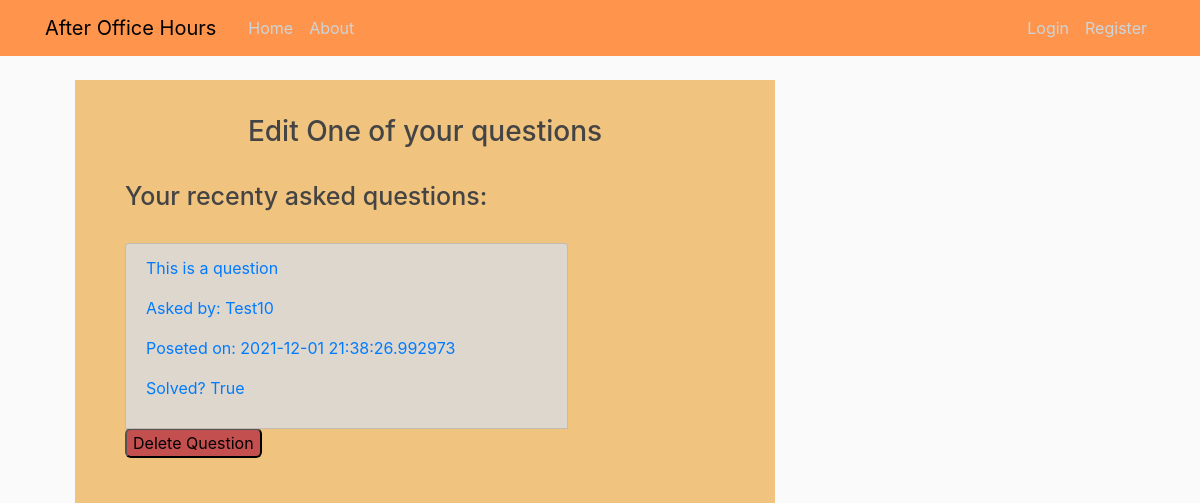
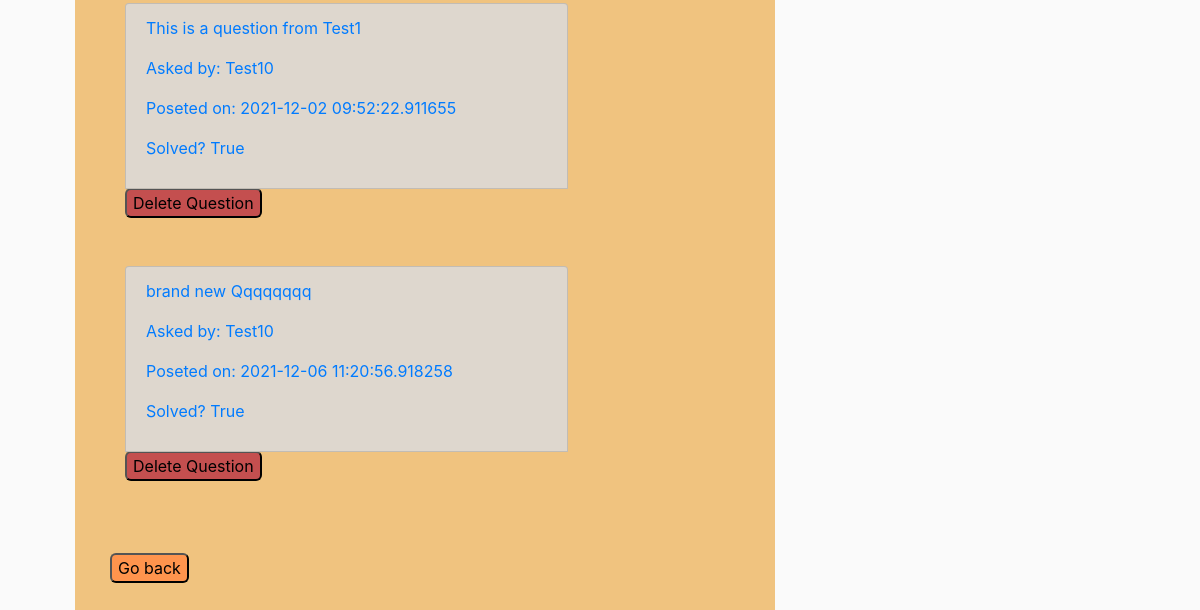
Page /go_to_edit_questions/ (signed in) on the earlier database version (2 pictures, top to bottom).
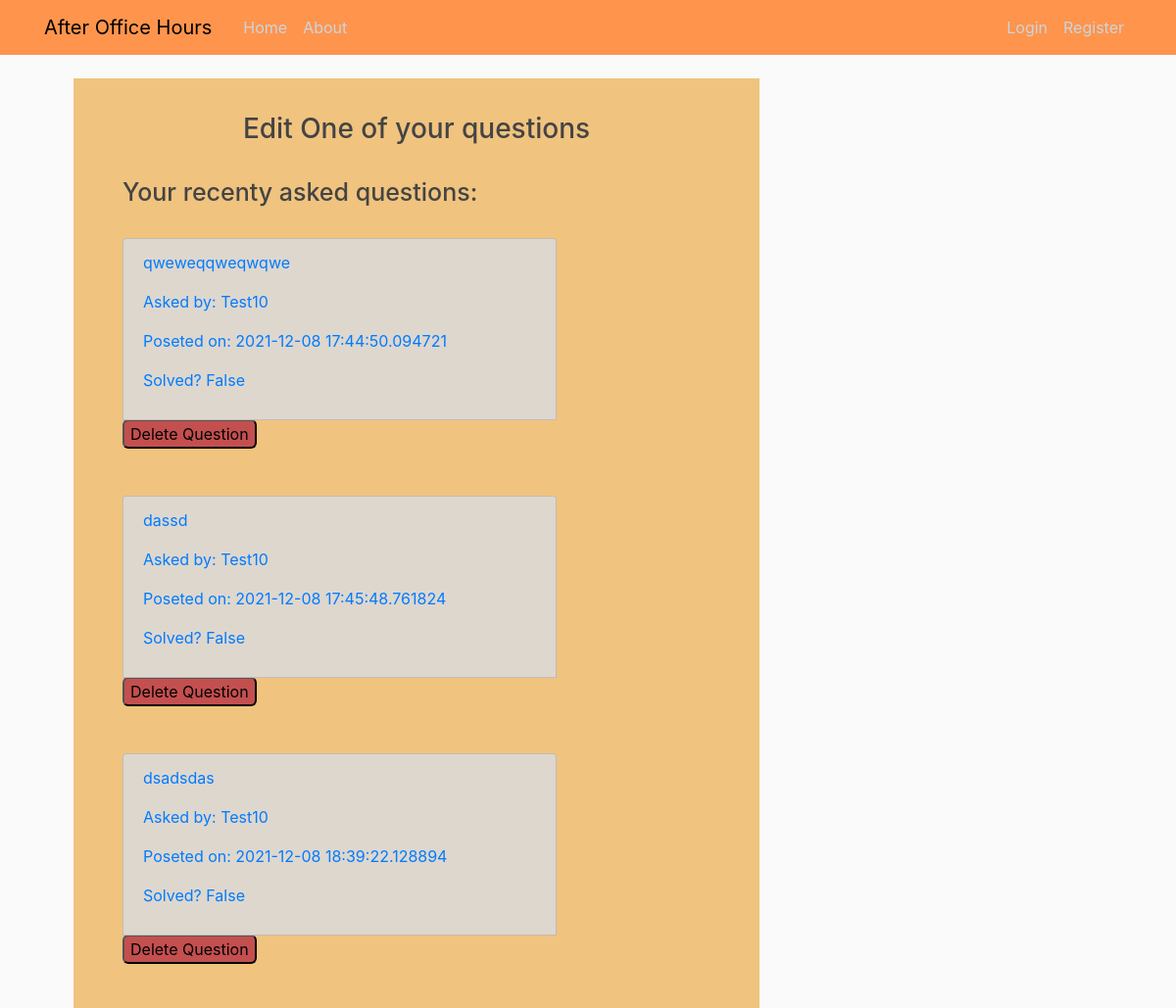
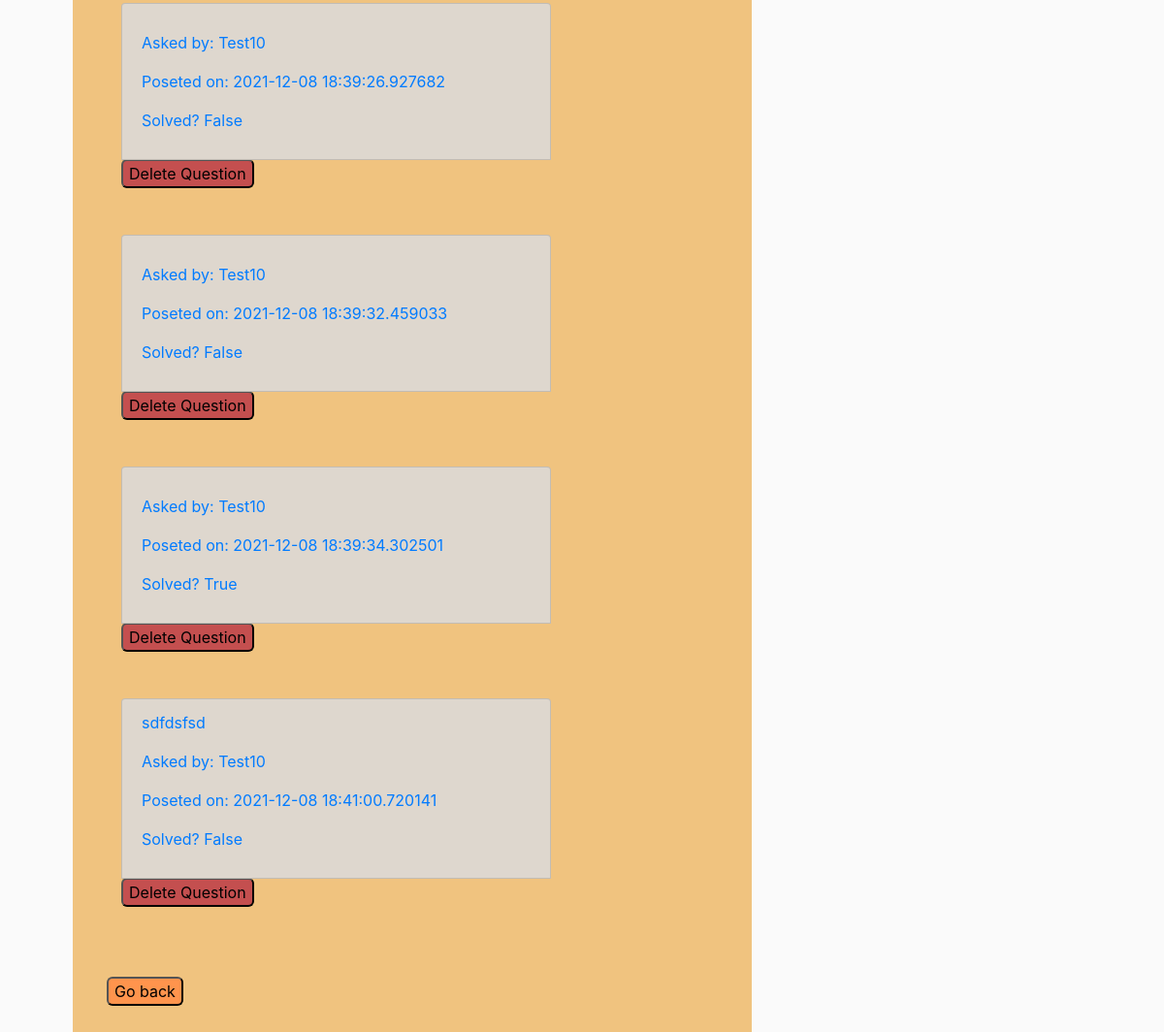
Same page on the later database version (2 pictures, top to bottom).
### Question.py (models this page shows)
class Question(db.Model):
    id = db.Column(db.Integer, primary_key=True)
    q_text = db.Column(db.Text)
    asked_by_id = db.Column(db.Integer, db.ForeignKey('user.id'))
    post_time = db.Column(db.DateTime)
    solved = db.Column(db.Boolean)
    answers = db.relationship('Answer', backref='question', lazy = True)

class User(UserMixin, db.Model):
    id = db.Column(db.Integer, primary_key=True)
    username = db.Column(db.String(20), unique=True, nullable=False)
    email = db.Column(db.String(120), unique=True, nullable=False)
    password = db.Column(db.String(60), nullable=False)
    questions = db.relationship('Question', backref='author', lazy=True)

### Question.py (the view)
@app.route("/go_to_edit_questions/")
def go_to_edit_questions():
    user = current_user
    questions = Question.query.filter_by(asked_by_id = user.id)
    context = {
        'questions' : questions
        }
    return render_template("edit_questions.html", **context)

### Question.py (called while the page is built)
@login_manager.user_loader
def load_user(user_id):
    print(user_id)
    return User.query.get(int(user_id))

### Templates/edit_questions.html (shortened to what this page needs)
{% extends "layout.html" %}
{% block content %}
    <div class="edit_form">
        <h3 id="edit_title">Edit One of your questions</h3>
        <br>
        <div class="col-9" id="user_questions">
            <div id="user_asked_questions">
                {% if questions != None %}
                <h2 id="recently_asked">Your recenty asked questions:</h2>
                <br>
                    {% for question in questions %}
                    <form action="{{ url_for('edit_questions') }}" method="post">
                        <a href="{{url_for('question', question_id = question.id)}}" class="list-group-item" id="questions_asked">
                            <p class="list-group-item-heading">{{ question.q_text }}</p>
                            <p class="list-group-item-text">Asked by: {{ current_user.username }}</p>
                            <p class="list-group-item-text">Poseted on: {{ question.post_time }}</p>
                            <p class="list-group-item-text">Solved? {{ question.solved }}</p>
                        </a>
                        <input type="submit" value="Delete Question" id="delete_button">
                        <br>
                        <br>
                    </form>
                    <br>
                    {% endfor %}
                {% else %}
                    <h2>It looks like you haven't asked any questions yet!</h2>
                {% endif %}
            </div>
        </div>
        <br>
        <button id="return_button" onclick="window.location.href='{{ url_for( 'profile') }}';">Go back</button>
    </div>
{% endblock content %}

Differences in the rows shown:
removed Question: q_text "This is a question", {{ current_user.username }} "Test10", post_time "2021-12-01 21:38:26.992973", solved "True"
removed Question: q_text "This is a question from Test1", {{ current_user.username }} "Test10", post_time "2021-12-02 09:52:22.911655", solved "True"
removed Question: q_text "brand new Qqqqqqqq", {{ current_user.username }} "Test10", post_time "2021-12-06 11:20:56.918258", solved "True"
added Question: q_text "qweweqqweqwqwe", {{ current_user.username }} "Test10", post_time "2021-12-08 17:44:50.094721", solved "False"
added Question: q_text "dassd", {{ current_user.username }} "Test10", post_time "2021-12-08 17:45:48.761824", solved "False"
added Question: q_text "dsadsdas", {{ current_user.username }} "Test10", post_time "2021-12-08 18:39:22.128894", solved "False"
added Question: {{ current_user.username }} "Test10", post_time "2021-12-08 18:39:26.927682", solved "False"
added Question: {{ current_user.username }} "Test10", post_time "2021-12-08 18:39:32.459033", solved "False"
added Question: {{ current_user.username }} "Test10", post_time "2021-12-08 18:39:34.302501", solved "True"
added Question: q_text "sdfdsfsd", {{ current_user.username }} "Test10", post_time "2021-12-08 18:41:00.720141", solved "False"
